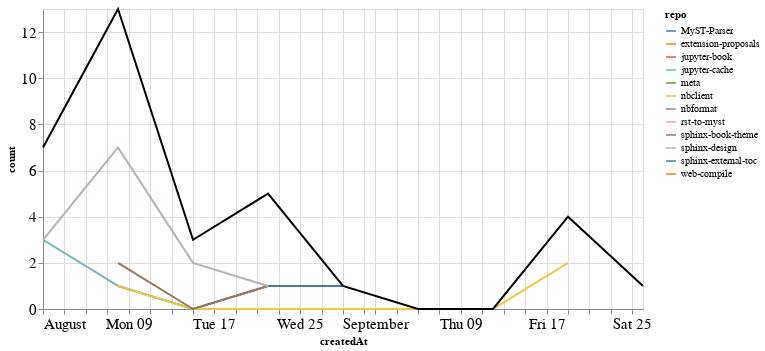

This figure's notebook cell:
### Markdown cell above
### PRs

### Code cell
prs_time = prs.groupby('repo').resample('W', on='createdAt').count()['author'].reset_index()
prs_time = prs_time.rename(columns={'author': 'count'})
prs_time_total = prs_time.groupby('createdAt').agg({"count": "sum"}).reset_index()

ch1 = alt.Chart(prs_time, width=600).mark_line().encode(
    x='createdAt',
    y='count',
    color='repo',
    tooltip="repo"
)

ch2 = alt.Chart(prs_time_total, width=600).mark_line(color="black").encode(
    x='createdAt',
    y='count',
)

ch1 + ch2

### Figure 1 — Vega-Lite specification as saved in the notebook (floating-point values rounded to 4 significant figures)
{"config": {"axisLeft": {"labelFontSize": 15}, "axisBottom": {"labelFontSize": 15}}, "layer": [{"data": {"name": "data-8e19e73b80a081c48c15e048beeb6b1c"}, "mark": "line", "encoding": {"color": {"type": "nominal", "field": "repo"}, "tooltip": {"type": "nominal", "field": "repo"}, "x": {"type": "temporal", "field": "createdAt"}, "y": {"type": "quantitative", "field": "count"}}, "width": 600}, {"data": {"name": "data-e47cc1f9ee4f9bbc58f0931eeb520439"}, "mark": {"type": "line", "color": "black"}, "encoding": {"x": {"type": "temporal", "field": "createdAt"}, "y": {"type": "quantitative", "field": "count"}}, "width": 600}], "$schema": "https://vega.github.io/schema/vega-lite/v4.8.1.json", "datasets": {"data-8e19e73b80a081c48c15e048beeb6b1c": [{"repo": "MyST-Parser", "createdAt": "2021-08-08T00:00:00", "count": 1}, {"repo": "MyST-Parser", "createdAt": "2021-08-15T00:00:00", "count": 0}, {"repo": "MyST-Parser", "createdAt": "2021-08-22T00:00:00", "count": 1}, {"repo": "MyST-Parser", "createdAt": "2021-08-29T00:00:00", "count": 1}, {"repo": "extension-proposals", "createdAt": "2021-09-19T00:00:00", "count": 1}, {"repo": "jupyter-book", "createdAt": "2021-08-15T00:00:00", "count": 1}, {"repo": "jupyter-cache", "createdAt": "2021-08-01T00:00:00", "count": 3}, {"repo": "jupyter-cache", "createdAt": "2021-08-08T00:00:00", "count": 1}, {"repo": "meta", "createdAt": "2021-08-08T00:00:00", "count": 1}, {"repo": "nbclient", "createdAt": "2021-08-08T00:00:00", "count": 1}, {"repo": "nbclient", "createdAt": "2021-08-15T00:00:00", "count": 0}, {"repo": "nbclient", "createdAt": "2021-08-22T00:00:00", "count": 0}, {"repo": "nbclient", "createdAt": "2021-08-29T00:00:00", "count": 0}, {"repo": "nbclient", "createdAt": "2021-09-05T00:00:00", "count": 0}, {"repo": "nbclient", "createdAt": "2021-09-12T00:00:00", "count": 0}, {"repo": "nbclient", "createdAt": "2021-09-19T00:00:00", "count": 2}, {"repo": "nbformat", "createdAt": "2021-09-19T00:00:00", "count": 1}, {"repo": "rst-to-myst", "createdAt": "2021-08-22T00:00:00", "count": 2}, {"repo": "sphinx-book-theme", "createdAt": "2021-08-08T00:00:00", "count": 2}, {"repo": "sphinx-book-theme", "createdAt": "2021-08-15T00:00:00", "count": 0}, {"repo": "sphinx-book-theme", "createdAt": "2021-08-22T00:00:00", "count": 1}, {"repo": "sphinx-design", "createdAt": "2021-08-01T00:00:00", "count": 3}, {"repo": "sphinx-design", "createdAt": "2021-08-08T00:00:00", "count": 7}, {"repo": "sphinx-design", "createdAt": "2021-08-15T00:00:00", "count": 2}, {"repo": "sphinx-design", "createdAt": "2021-08-22T00:00:00", "count": 1}, {"repo": "sphinx-external-toc", "createdAt": "2021-08-01T00:00:00", "count": 1}, {"repo": "web-compile", "createdAt": "2021-09-26T00:00:00", "count": 1}], "data-e47cc1f9ee4f9bbc58f0931eeb520439": [{"createdAt": "2021-08-01T00:00:00", "count": 7}, {"createdAt": "2021-08-08T00:00:00", "count": 13}, {"createdAt": "2021-08-15T00:00:00", "count": 3}, {"createdAt": "2021-08-22T00:00:00", "count": 5}, {"createdAt": "2021-08-29T00:00:00", "count": 1}, {"createdAt": "2021-09-05T00:00:00", "count": 0}, {"createdAt": "2021-09-12T00:00:00", "count": 0}, {"createdAt": "2021-09-19T00:00:00", "count": 4}, {"createdAt": "2021-09-26T00:00:00", "count": 1}]}}
